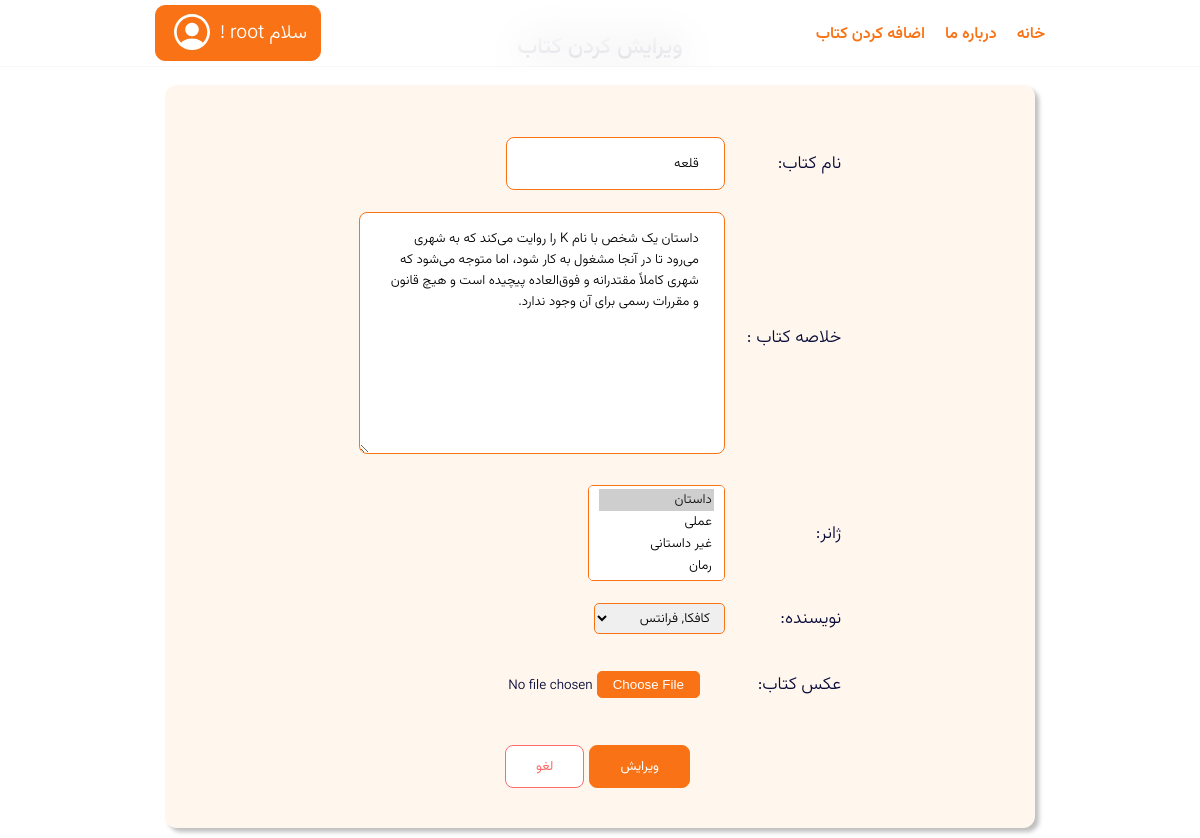
Page /book/detail/1/edit/ (signed in) on the committed database.
### book/models.py (models this page shows, shortened)
class Book(models.Model):
    LOAN_STATUS = (
                    ('o', 'On Loan'),
                    ('a', 'Available'),
                   )
    name = models.CharField(max_length = 60,
                            null = False,
                            blank = False,)
    summry = models.TextField(max_length = 1000,
                              help_text = 'Enter a brief description of the book')
    genre = models.ManyToManyField(Genre,
                                   help_text = 'Select a genre for this book')
    author = models.ForeignKey('Author',
                               on_delete = models.PROTECT,
                               null = False,)
    status = models.CharField(max_length = 1,
                              choices = LOAN_STATUS,
                              default = 'a',
                              blank = False,
                              null = False)
    bookImage = models.ImageField(upload_to = 'bookImage/',
                                    null = True,
                                    blank = True)

### book/views.py (the view)
# urls.py: path('detail/<int:pk>/edit/', views.editBook, name = 'editBook'),
@login_required
def editBook(request, pk):
    if not request.user.is_staff:
        return redirect('book:home')
    book = get_object_or_404(Book, id=pk)
    if request.method == 'POST':
        old_photo_name = None
        if book.bookImage.name:
            old_photo_path = book.bookImage.path
            old_photo_name = book.bookImage.name
        edit_book = EditBookForm(request.POST,request.FILES ,instance = book)
        if edit_book.is_valid():
            new_book_image = request.FILES.get('add-book-img')
            if new_book_image and new_book_image.name != old_photo_name:
                book.bookImage = new_book_image
                if old_photo_name:
                    os.remove(old_photo_path)
            else:
                edit_book.cleaned_data['bookImage'] = None
            edit_book.save()
            sweetify.success(request, 'ویرایش کتاب با موفقیت انجام شد')
            return redirect(f'/book/detail/{pk}')
        else:
            sweetify.error(request, 'ویرایش کتاب ناموفق بود')
            return redirect(f'/book/detail/{pk}')
    else:
        edit_book = EditBookForm(instance = book)
        context = {
            'editForm': edit_book,
            'pk': pk,
            'bookImage': edit_book.instance.bookImage
            }
        return render(request, 'book/editDetailBook.html', context)

### book/forms.py
class EditBookForm(forms.ModelForm):
    class Meta:
        model = Book
        fields = {'name', 'summry', 'genre', 'author', 'bookImage'}

### book/models.py (called while the page is built)
    def __str__(self):
        return self.title

    def __str__(self):
        return f"{self.last_name}, {self.first_name}"

### templates/media/book/editDetailBook.html (shortened to what this page needs)
{% extends 'parents/main.html' %}
{% block content %}
    <main class="admin-add-book container">
        <h3>ویرایش کردن کتاب</h3>
        <div class="admin-add-book-container">
            <div class="add-book-det">
                <form action="" method="post" enctype="multipart/form-data" novalidate>
                    <table class="table-add-book-admin">
                        <tr>
                            <td>
                                <label for="add-book-name">نام کتاب:</label>
                            </td>
                            <td>
                                {{ editForm.name }}
                            </td>
                        </tr>
                        <tr>
                            <td>
                                <label for="add-book-sumery"
                                    >خلاصه کتاب :
                                </label>
                            </td>
                            <td>
                                {{ editForm.summry }}
                            </td>
                        </tr>
                        <tr>
                            <td><label for="add-book-gen">ژانر:</label></td>
                            <td>
                                {{ editForm.genre }}
                            </td>
                        </tr>
                        <tr>
                            <td>
                                <label for="add-book-aut">نویسنده:</label>
                            </td>
                            <td>
                                {{ editForm.author }}
                            </td>
                        </tr>
                        <tr>
                            <td>
                                <label for="add-book-img">عکس کتاب:</label>
                            </td>
                            <td>
                                <input
                                    accept=".jpg,.jpeg,.png,.PNG,.JPG,.JPEG"
                                    type="file"
                                    name="add-book-img"
                                    id="add-book-img"
                                    class="add-book-img"
                                />
                            </td>
                        </tr>
                    </table>
                    <div class="add-book-btns-det">
                        <button class="add-book-btns-add">
                            ویرایش
                        </button>
                        <button class="add-book-btns-cancel">لغو</button>
                    </div>
                </form>
            </div>
        </div>
    </main>
{% endblock %}

### templates/media/partials/navigations.html (shortened to what this page needs)
{% load static %}
      <nav>
         <div class="navigation">
            <div class="nav">
               <ul class="nav-ul">
                  <li><a href="{% url 'book:home' %}">خانه</a></li>
                  <li><a href="{% url 'book:about' %}">درباره ما</a></li>
                  {% if request.user.is_authenticated and request.user.is_staff %}
                     <li><a href="{% url 'book:addBook' %}">اضافه کردن کتاب</a></li>
                  {% endif %}
               </ul>
            </div>
            <div class="navBtns">
               {% if not request.user.is_authenticated %}
                  <div class="log-sin-btns">
                     <a href="{% url 'account:register' %}" class="sign-in">ثبت نام</a>
                     <a href="{% url 'account:login' %}" class="login">ورود</a>
                  </div>
               {% else %}
                  <div class="profile-view">
                     <a href="{% url 'account:profile' %}">
                        سلام <span>{{ request.user.first_name }}</span>!
                           <span
                              ></span>
                     </a>
                  </div>
               {% endif %}
            </div>
         </div>
      </nav>

### templates/static/asets/style/main-style.css (style rules this page uses)
html, body, div, span, applet, object, iframe, h1, h2, h3, h4, h5, h6, p, blockquote, pre, a, abbr, acronym, address, big, cite, code, del, dfn, em, img, ins, kbd, q, s, samp, small, strike, strong, sub, sup, tt, var, b, u, i, center, dl, dt, dd, ol, ul, li, fieldset, form, label, legend, table, caption, tbody, tfoot, thead, tr, th, td, article, aside, canvas, details, embed, figure, figcaption, footer, header, hgroup, menu, nav, output, ruby, section, summary, time, mark, audio, video { margin: 0; padding: 0; border: 0; font-size: 100%; font: inherit; vertical-align: baseline; color: var(--primary-text); }
* { box-sizing: border-box; }
ol, ul { list-style: none; }
body { font-family: Vazirmatn300; display: flex; flex-direction: column; justify-content: center; align-items: center; }
html { scale: smooth; }
.container { max-width: 1170px; margin: auto; }
nav { padding: 5px 15px; width: 100%; position: fixed; top: 0; z-index: 10; font-size: 1.2rem; height: auto; background-color: rgba(255, 255, 255, 0.72); backdrop-filter: blur(20px); -webkit-backdrop-filter: blur(20px); transition: all 0.3s ease; border-bottom: 1px solid #ececec6b; }
.navigation { display: flex; justify-content: space-between; align-items: center; margin: auto; width: 1170px; }
nav .nav ul { display: flex; }
nav .nav ul li { margin-left: 20px; width: auto; height: auto; }
nav .nav ul li:last-child { margin-left: 0px; }
nav .nav ul li a { text-decoration: none; color: var(--primary-blue); transition: linear 0.2s; font-size: 1rem; font-family: Vazirmatn600; }
nav .navBtns a { text-decoration: none; color: var(--primary-blue); }
.navBtns, .log-sin-btns { display: flex; }
.profile-view { position: relative; }
.navBtns .profile-view > a { border: var(--border-blue); border-radius: 10px; color: #fff; background-color: var(--primary-blue); display: flex; justify-content: center; align-items: center; height: auto; width: auto; padding: 0px 13px; }
.navBtns .profile-view > a span { margin: 0 5px; color: inherit; }
.navBtns .profile-view svg { fill: #fff; margin-top: 8px; margin-right: 5px; margin-left: 0 !important; width: 36px; height: 36px; }
.admin-add-book { width: 100%; margin-top: 10px; padding: 10px; display: flex; flex-direction: column; align-items: center; justify-content: center; max-width: 1170px; margin: auto; }
.admin-add-book h3 { text-align: center; font-family: Vazirmatn500; font-size: 1.4rem; margin: 20px 0px; }
.admin-add-book-container { background-color: #fff7ed; width: 100%; border-radius: 12px; padding: 40px; font-size: 1.1rem; box-shadow: var(--shadow-product); }
.add-book-det, .add-book-btns-det { display: flex; justify-content: center; align-items: center; }
.table-add-book-admin td { padding: 10px; vertical-align: middle; }
.table-add-book-admin input, .table-add-book-admin textarea, .table-add-book-admin select { outline: none; border: var(--border-blue); border-radius: 8px; font-family: inherit; }
.table-add-book-admin input, .table-add-book-admin textarea { padding: 15px 25px; }
.table-add-book-admin input[type="file"] { border: none; }
.table-add-book-admin select { border-radius: 5px; padding: 3px 10px; }
.add-book-btns-det button { margin-top: 20px; margin-right: 5px; padding: 10px 30px; outline: none; cursor: pointer; border-radius: 8px; font-family: Vazirmatn400; }
.add-book-btns-add { border: var(--border-blue); background-color: var(--primary-blue); color: #fff; transition: 0.1s linear; }
.add-book-btns-cancel { border: 1px solid var(--primary-red); color: var(--primary-red); background-color: #fff; transition: 0.1s linear; }
@media (max-width: 1200px) { .navigation { max-width: 890px; } }
@media (max-width: 1200px) { .admin-add-book { max-width: 890px; } }

### templates/static/asets/style/var.css (style rules this page uses)
:root { --primary-blue : #f97316 ; --primary-white :#fff ; --primary-gray:#ccc ; --primary-red : #FF6A6A; --primary-red-hover: #af4848; --primary-text : #080a38; --hover-blue : #ea580c; --active-blue : #c2410c; --card-shadow-gradient : linear-gradient(359deg, rgba(0, 0, 0, 0.88) 2.56%, rgba(0, 0, 0, 0.04) 47.34%, rgba(217, 217, 217, 0.00) 100%); --shadow-header-filter: drop-shadow(8px 8px 15px rgba(0, 0, 0, 0.39)); --shadow-pro-box:0px 4px 4px 0px rgba(0, 0, 0, 0.25) inset, 0px 4px 4px 0px rgba(0, 0, 0, 0.25); --shadow-product:4px 4px 4px 0px rgba(0, 0, 0, 0.25); --border-blue:1px solid var(--primary-blue); }

### rows in the picture
Book: name "قلعه", summry "داستان یک شخص با نام K را روایت می‌کند که به شهری می‌رود تا در آنجا مشغول به کار شود، اما متوجه می‌شود که شهری کاملاً مقتدرانه و فوق‌العاده پیچیده است و هیچ قانون و مقررات رسمی برای آن وجود ندارد.", author "کافکا, فرانتس"

### other values in the picture
{{ request.user.first_name }} "root"
